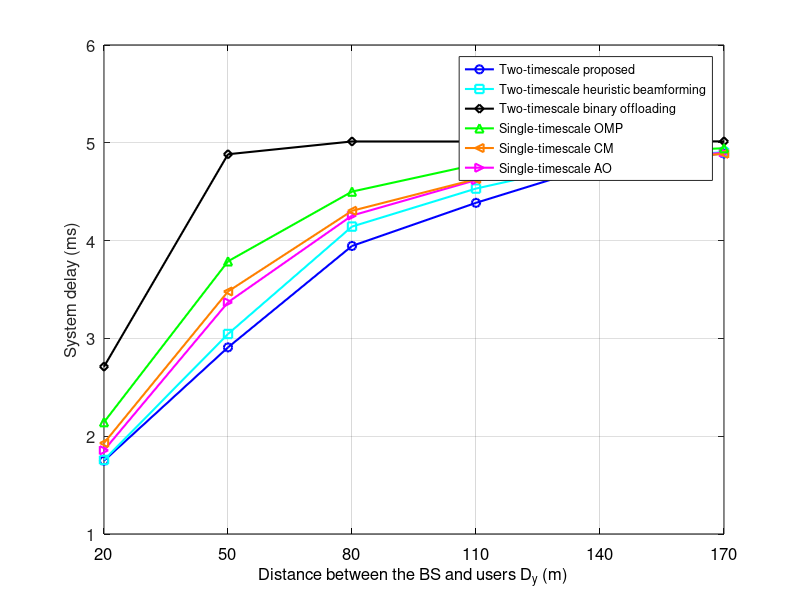

This figure's MATLAB source:
%Distance Dy plot
load('performace_distance_user_BS_02.mat')
proposed_delay = proposed_delay*1e3;
heuristic_delay = heuristic_delay*1e3;
local_computing_delay = local_computing_delay*1e3;
edge_computing_delay = edge_computing_delay*1e3;
AO_delay = AO_delay*1e3;
OMP_delay = OMP_delay*1e3;
CM_delay = CM_delay*1e3;

size = 12;
figure()
box on
set(gca,'fontsize',size)
set(gca,'Xcolor','k')
xlabel('Distance between the BS and users D_y (m)','fontsize',size)
ylabel('System delay (ms)','fontsize',size)
set(gca,'XLim',[20 170]);
set(gca,'xTick',[20:30:170])
% set(gca,'YLim',[2 12]);
% set(gca,'yTick',[2:2:12]);
x = 20:30:170;
proposed_plot=line(x,mean(proposed_delay,1));
set(proposed_plot,'color','b')
set(proposed_plot,'linestyle','-')
set(proposed_plot,'linewidth',1.5)
set(proposed_plot,'marker','o')
hold on
heuristic_plot=line(x,mean(heuristic_delay,1));
set(heuristic_plot,'color','c')
set(heuristic_plot,'linestyle','-')
set(heuristic_plot,'linewidth',1.5)
set(heuristic_plot,'marker','s')
hold on
binary_plot=line(x,mean(min(local_computing_delay,edge_computing_delay),1));
set(binary_plot,'color','k')
set(binary_plot,'linestyle','-')
set(binary_plot,'linewidth',1.5)
set(binary_plot,'marker','d')
hold on
AO_plot=line(x,mean(AO_delay,1));
set(AO_plot,'color','m')
set(AO_plot,'linestyle','-')
set(AO_plot,'linewidth',1.5)
set(AO_plot,'marker','>')
hold on
CM_plot=line(x,mean(CM_delay,1));
set(CM_plot,'color',[1,0.5,0])
set(CM_plot,'linestyle','-')
set(CM_plot,'linewidth',1.5)
set(CM_plot,'marker','<')
hold on
OMP_plot=line(x,mean(OMP_delay,1));
set(OMP_plot,'color','g')
set(OMP_plot,'linestyle','-')
set(OMP_plot,'linewidth',1.5)
set(OMP_plot,'marker','^')

grid on
legend([proposed_plot,heuristic_plot,binary_plot,OMP_plot,CM_plot,AO_plot],'Two-timescale proposed','Two-timescale heuristic beamforming','Two-timescale binary offloading','Single-timescale OMP','Single-timescale CM','Single-timescale AO','fontsize',9)
